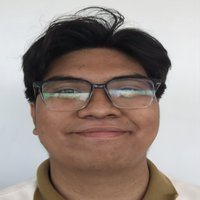
#> input picture media/voter_faces/2023-000000/Photo_1.jpg, 200 x 200 px; its folder holds only this picture in this run
$ python -i preprocessing.py   (imports and definitions only)
#> lines starting #> are read from the running program, lines starting #| are printed output that depends on the picture
#> in preprocess_from_file, img_bgr is the input picture: shape (200, 200, 3); mean B, G, R 134, 140.5, 153.3
"""
STEP 1 — PREPROCESSING PIPELINE
================================
Takes a raw face image and returns a clean normalized vector ready for PCA.

Pipeline:
  Raw image
    → Grayscale conversion
    → Face detection (Haar Cascade)
    → Face alignment (eye landmarks)
    → Resize to 100×100
    → CLAHE histogram equalization
    → Flatten to 10,000-dim vector
    → Normalize to [0, 1]
"""

import base64
import io
import cv2
import numpy as np
from PIL import Image

_face_cascade = None

def _get_face_cascade():
    global _face_cascade
    if _face_cascade is None:
        _face_cascade = cv2.CascadeClassifier(
            cv2.data.haarcascades + "haarcascade_frontalface_default.xml"
        )
    return _face_cascade

IMG_SIZE   = 64
VECTOR_DIM = IMG_SIZE * IMG_SIZE  # 4,096-dimensional vector


MAX_DIM = 640  # cap incoming images to reduce memory usage

def decode_base64_image(b64_string: str) -> np.ndarray:
    if "," in b64_string:
        b64_string = b64_string.split(",")[1]
    img_bytes = base64.b64decode(b64_string)
    img_pil   = Image.open(io.BytesIO(img_bytes)).convert("RGB")
    w, h = img_pil.size
    if max(w, h) > MAX_DIM:
        ratio   = MAX_DIM / max(w, h)
        img_pil = img_pil.resize((int(w * ratio), int(h * ratio)), Image.LANCZOS)
    img_np = np.array(img_pil)
    return cv2.cvtColor(img_np, cv2.COLOR_RGB2BGR)


def to_grayscale(img_bgr: np.ndarray) -> np.ndarray:
    """Step 1: Convert BGR image to grayscale."""
    return cv2.cvtColor(img_bgr, cv2.COLOR_BGR2GRAY)
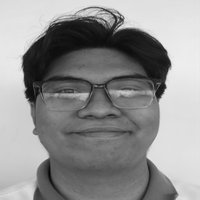
#> returned value: shape (200, 200); min 3, max 244, mean 143.6


def detect_face(gray: np.ndarray) -> np.ndarray | None:
    faces = _get_face_cascade().detectMultiScale(
        gray,
        scaleFactor  = 1.1,
        minNeighbors = 3,
        minSize      = (30, 30),
    )
#> faces = [[32, 40, 121, 121]]
    if len(faces) == 0:
        return gray  # fallback — use full image

    # Pick the largest face detected
    x, y, w, h = max(faces, key=lambda f: f[2] * f[3])
#> x = 32; y = 40; w = 121; h = 121
    return gray[y:y+h, x:x+w]
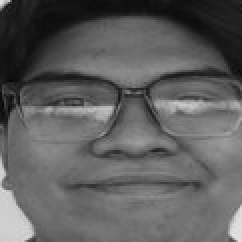
#> returned value: shape (121, 121) (shown 2 times larger); min 6, max 230, mean 94.5


def apply_clahe(gray_face: np.ndarray) -> np.ndarray:
    """
    Step 3: Apply CLAHE (Contrast Limited Adaptive Histogram Equalization).
    Normalizes lighting so photos taken in different lighting conditions
    produce similar pixel distributions.
    """
    clahe = cv2.createCLAHE(clipLimit=2.0, tileGridSize=(8, 8))
    return clahe.apply(gray_face)
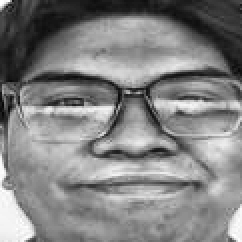
#> returned value: shape (121, 121) (shown 2 times larger); min 5, max 255, mean 130.2


def resize_face(gray_face: np.ndarray) -> np.ndarray:
    """Step 4: Resize face to uniform 100×100 pixels."""
    return cv2.resize(gray_face, (IMG_SIZE, IMG_SIZE))
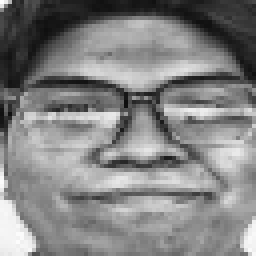
#> returned value: shape (64, 64) (shown 4 times larger); min 14, max 253, mean 130.2


def flatten_and_normalize(gray_face: np.ndarray) -> np.ndarray:
    """
    Step 5: Flatten 100×100 matrix → 10,000-dim vector.
    Normalize pixel values from [0, 255] to [0.0, 1.0].
    """
    flat = gray_face.flatten().astype(np.float64)
#> flat = 4096 values, max 253 at index 0, min 14 at index 1631, mean 130.2
    return flat / 255.0


def preprocess_image(b64_string: str) -> np.ndarray:
    img_bgr   = decode_base64_image(b64_string)
    gray      = to_grayscale(img_bgr)
    face_crop = detect_face(gray)  # never None now
    equalized  = apply_clahe(face_crop)
    resized    = resize_face(equalized)
    vector     = flatten_and_normalize(resized)
    return vector


def preprocess_from_file(file_path: str) -> np.ndarray:
    """
    Preprocess a face image directly from a file path.
    Used during training to preprocess stored registration photos.
    """
    img_bgr   = cv2.imread(file_path)
    if img_bgr is None:
        raise ValueError(f"Could not read image from {file_path}")
    gray      = to_grayscale(img_bgr)
    face_crop = detect_face(gray)
    if face_crop is None:
        raise ValueError(f"No face detected in {file_path}")
    equalized = apply_clahe(face_crop)
    resized   = resize_face(equalized)
    vector    = flatten_and_normalize(resized)
#> vector = 4096 values, max 0.992 at index 0, min 0.0549 at index 1631, mean 0.51
    return vector

>>> result = preprocess_from_file('../media/voter_faces/2023-000000/Photo_1.jpg')
#> result has the same summary as vector in preprocess_from_file

$ run again, on media/voter_faces/2023-000000/Photo_10.jpg
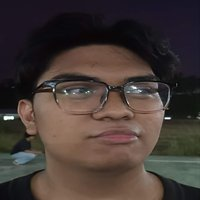
#> input picture media/voter_faces/2023-000000/Photo_10.jpg, 200 x 200 px
#> in preprocess_from_file, img_bgr is the input picture: shape (200, 200, 3); mean B, G, R 53.5, 57.5, 68.8
#> in to_grayscale, `return cv2.cvtColor(img_bgr, cv2.COLOR_BGR2GRAY)`:
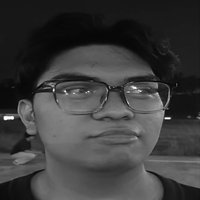
#> returned value: shape (200, 200); min 0, max 254, mean 60.4
#> faces = [[39, 33, 140, 140]]
#> x = 39; y = 33; w = 140
#> in resize_face, `return cv2.resize(gray_face, (IMG_SIZE, IMG_SIZE))`:
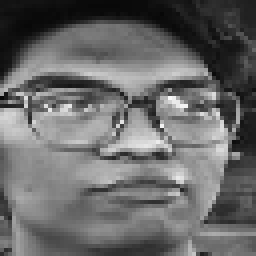
#> returned value: shape (64, 64) (shown 4 times larger); min 7, max 249, mean 105
#> flat = 4096 values, max 249 at index 1578, min 7 at index 232, mean 105
#> vector = 4096 values, max 0.976 at index 1578, min 0.0275 at index 232, mean 0.412
#> result has the same summary as vector in preprocess_from_file

$ run again, on media/voter_faces/2023-000000/Photo_11.jpg
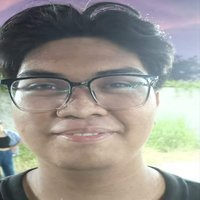
#> input picture media/voter_faces/2023-000000/Photo_11.jpg, 200 x 200 px
#> in preprocess_from_file, img_bgr is the input picture: shape (200, 200, 3); mean B, G, R 143.9, 149.4, 152.4
#> in to_grayscale, `return cv2.cvtColor(img_bgr, cv2.COLOR_BGR2GRAY)`:
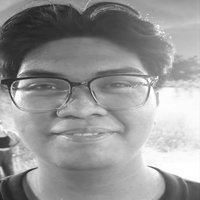
#> returned value: shape (200, 200); min 29, max 255, mean 149.6
#> faces = [[19, 37, 131, 131]]
#> x = 19; y = 37; w = 131
#> in resize_face, `return cv2.resize(gray_face, (IMG_SIZE, IMG_SIZE))`:
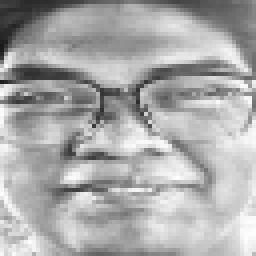
#> returned value: shape (64, 64) (shown 4 times larger); min 26, max 253, mean 169.8
#> flat = 4096 values, max 253 at index 2860, min 26 at index 704, mean 169.8
#> vector = 4096 values, max 0.992 at index 2860, min 0.102 at index 704, mean 0.666
#> result has the same summary as vector in preprocess_from_file

$ run again, on media/voter_faces/2023-000000/Photo_12.jpg
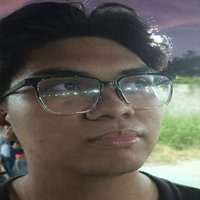
#> input picture media/voter_faces/2023-000000/Photo_12.jpg, 200 x 200 px
#> in preprocess_from_file, img_bgr is the input picture: shape (200, 200, 3); mean B, G, R 85, 92.1, 95.7
#> in to_grayscale, `return cv2.cvtColor(img_bgr, cv2.COLOR_BGR2GRAY)`:
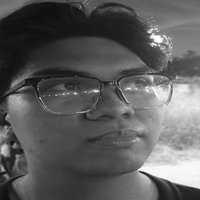
#> returned value: shape (200, 200); min 8, max 254, mean 92.3
#> faces = ()
#> in resize_face, `return cv2.resize(gray_face, (IMG_SIZE, IMG_SIZE))`:
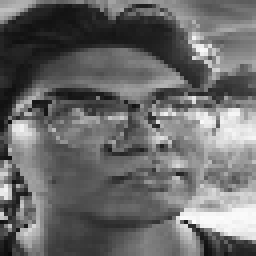
#> returned value: shape (64, 64) (shown 4 times larger); min 9, max 253, mean 105.9
#> flat = 4096 values, max 253 at index 3568, min 9 at index 4034, mean 105.9
#> vector = 4096 values, max 0.992 at index 3568, min 0.0353 at index 4034, mean 0.415
#> result has the same summary as vector in preprocess_from_file
